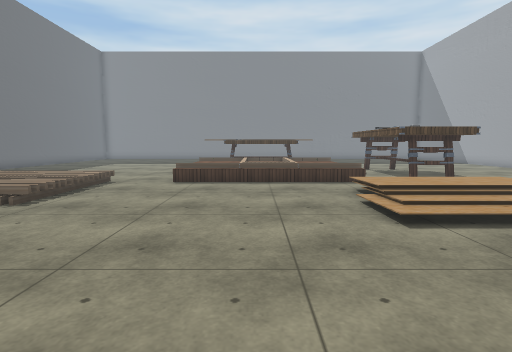
[1] (above)

22 first-person views from a walk through a scene from a Unity 3-D project. The camera is 1.3 m above the floor, tilts 6° down and sees 80° across. The floor is counted in squares, 0.9 m on a side. Each view is taken from the middle of a square. On the plan, view 1 faces up. The plan holds only what a view shows up to about 15 squares ahead; the rest is blank. The player is left out. Some surface patterns are stand-ins.

[2]
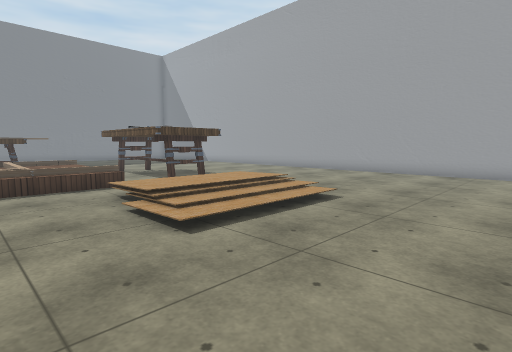

[3]
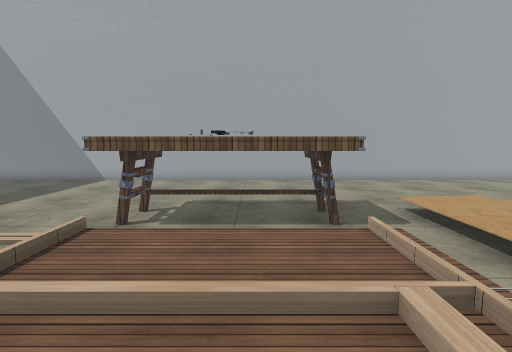

[4]
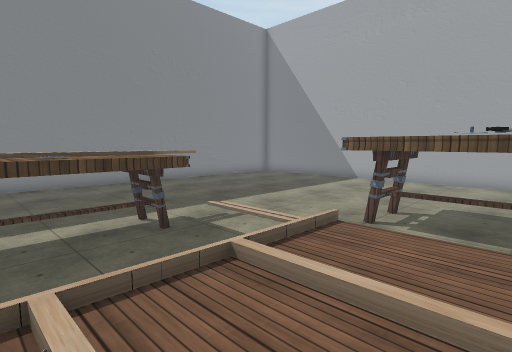

[5]
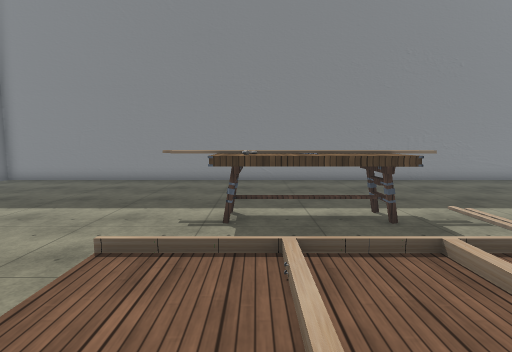

[6]
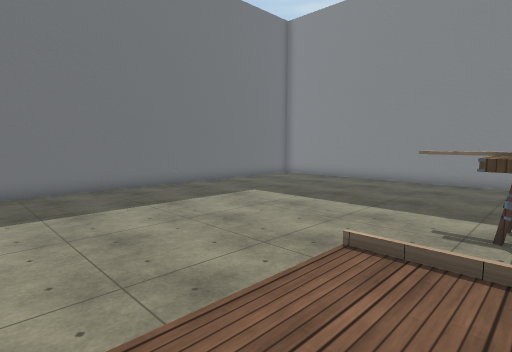

[7]
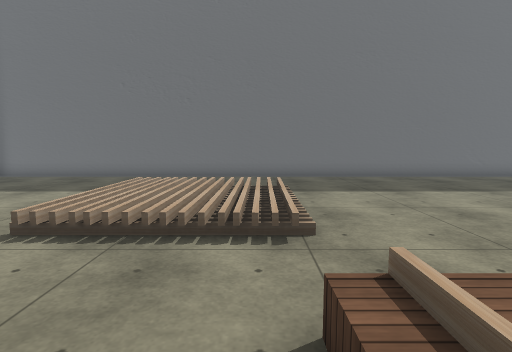

[8]
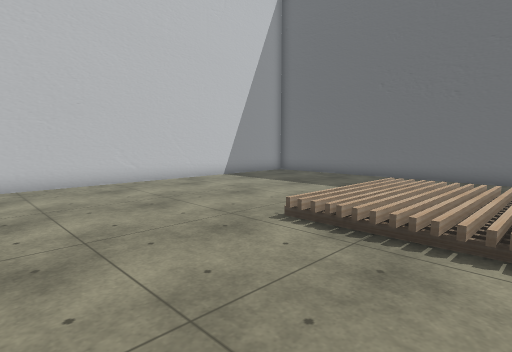

[9]
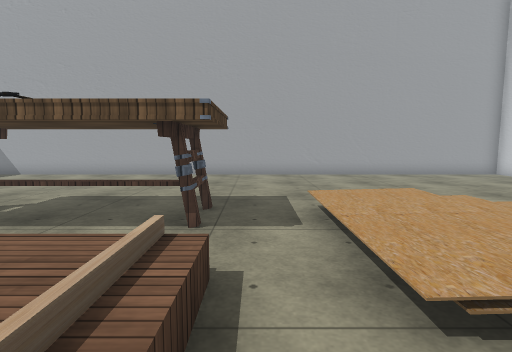

[10]
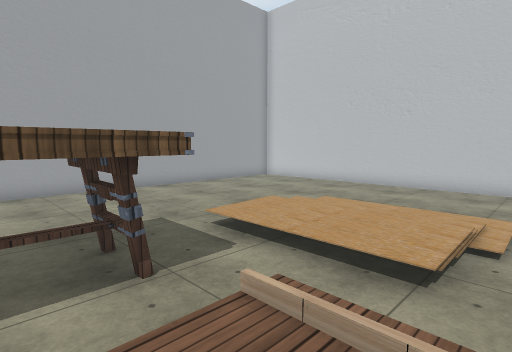

[11]
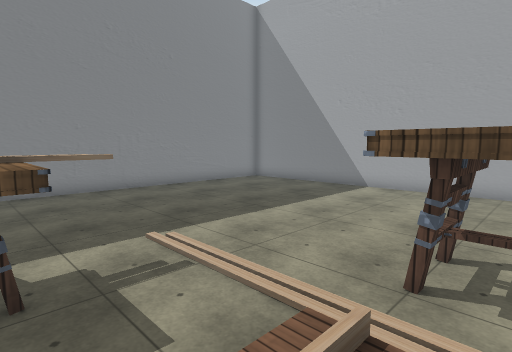

[12]
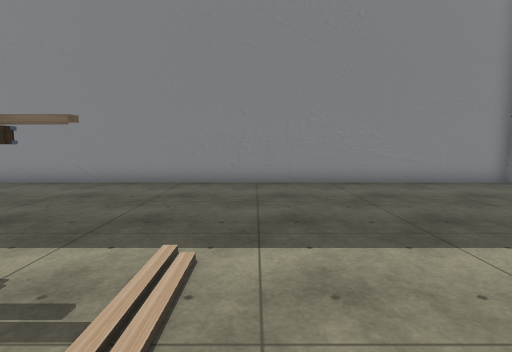

[13]
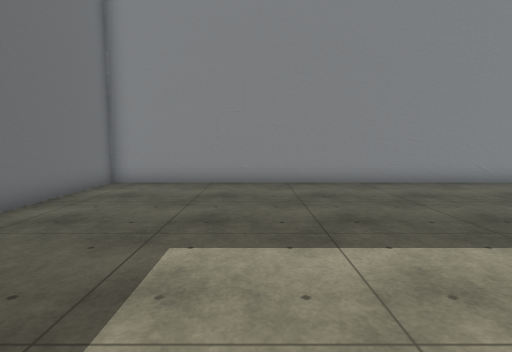

[14]
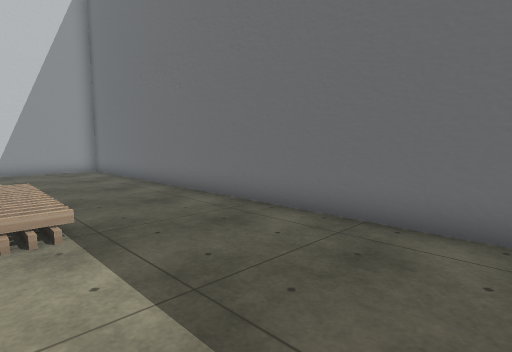

[15]
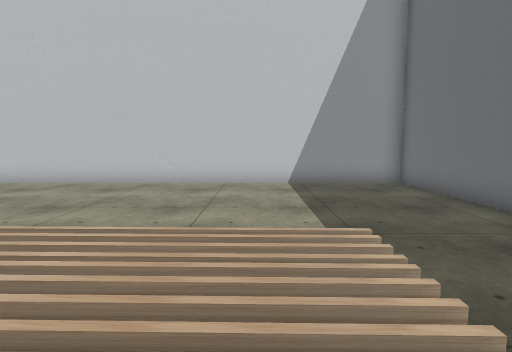

[16]
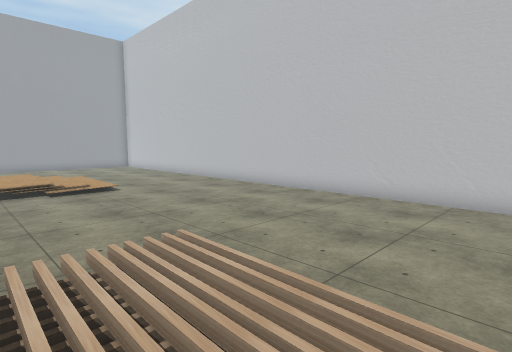

[17]
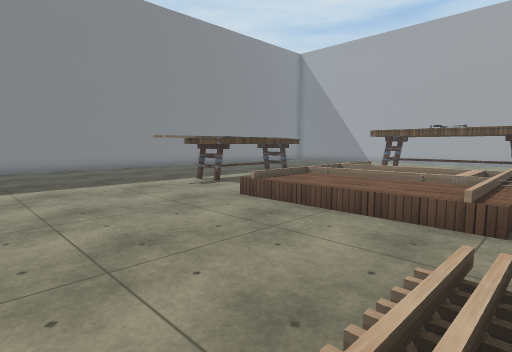

[18]
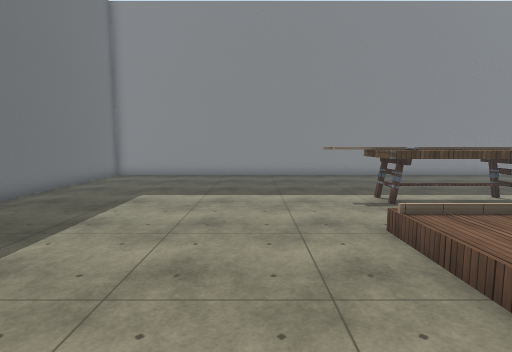

[19]
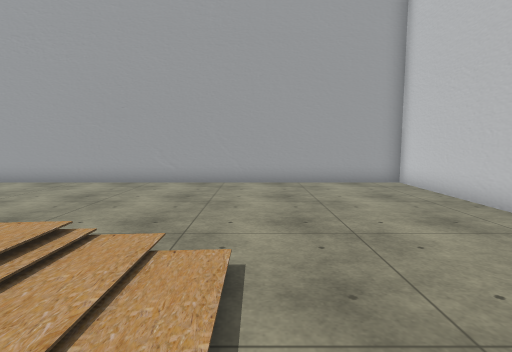

[20]
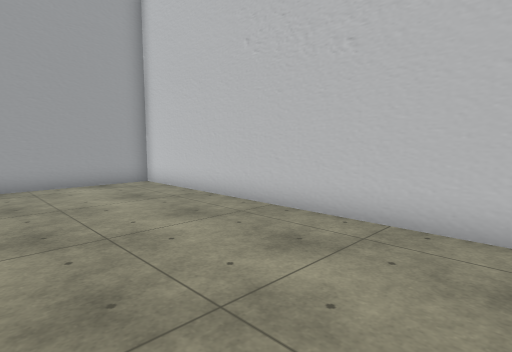

[21]
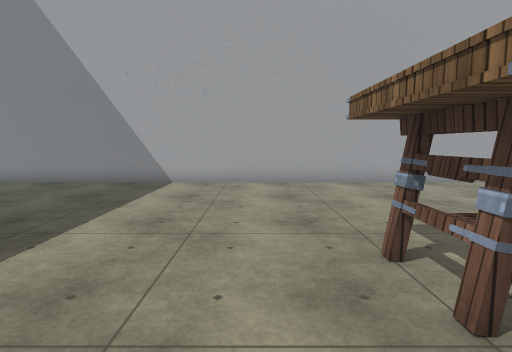

[22]
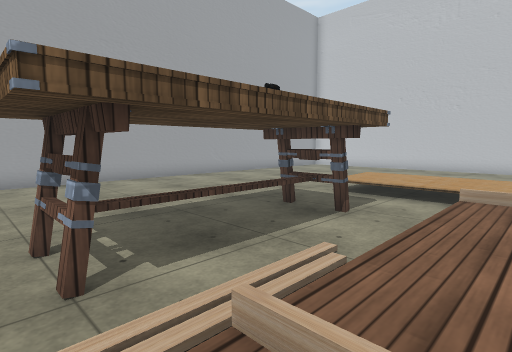

### Floor plan
Key: @ floor where view 1 was taken; # wall or solid block; . main floor; : floor 0.25 m higher than the main floor; + floor 0.5 m higher than the main floor; / step, stairs or slope; = window, fence, low wall or low ledge; T table; H thing the floor can be seen under or through; O other object.
Columns run from 15 left of view 1 to 16 right of it. Each row starts with its distance up from view 1.
 30 ################################
 29 #..............................#
 28 #..............................#
 27 #..............................#
 26 #..............................#
 25 #..............................#
 24 #..............................#
 23 #..............................#
 22 #...........HHHHHHH............#
 21 #............TTTTT.#...........#
 20 #............TTTTT.............#
 19 #..............................#
 18 #............     .............#
 17 #...........=//////=.TTT.......#
 16 #.........../++++++/.TTT.......#
 15 #.........../++++++/.TTT.......#
 14 #.........../++ +++/.TTT.......#
 13 #.........../++ /++/.TTT.......#
 12 #..../////..=//////=.TTT.......#
 11 #....//  /.....................#
 10 #..../   /........//////.......#
  9 #....    O......../::::/.......#
  8 #....    /......../++++/.......#
  7 #..../////......../::::/.......#
  6 #.................:::::/.......#
  5 #..............................#
  4 #..............................#
  3 #..............................#
  2 #..............................#
  1 #..............................#
  0 #..............@. .............#
 -1 ################################

Positions as (right, up) in squares from view 1, and headings:
1: (0, 0), facing up
2: (0, 1), facing up-right
3: (-1, 14), facing right
4: (-1, 14), facing up-right
5: (-1, 13), facing up
6: (-1, 13), facing up-left
7: (-1, 11), facing left
8: (-1, 11), facing down-left
9: (1, 11), facing right
10: (2, 14), facing down-right
11: (2, 16), facing up-right
12: (6, 18), facing up
13: (-9, 18), facing up
14: (-9, 17), facing down-left
15: (-9, 11), facing down
16: (-10, 10), facing down-right
17: (-9, 11), facing up-right
18: (-6, 11), facing up
19: (4, 5), facing right
20: (4, 5), facing down-right
21: (4, 19), facing right
22: (3, 18), facing down-right
